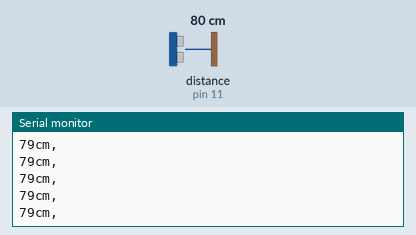
This sketch was run on a simulated Arduino Uno, built with avr-gcc and run on an emulated ATmega328P. Parts: the last lines printed to the serial monitor. Wiring (inferred from the names in the program): ultrasonic range finder: trigger pin 10; echo pin 11. Inputs (shaded band) come from the test bench; at power-on: distance to the obstacle (sensor on pin 11) 80 cm. The echo pulse lasts 58.3 µs per cm.

Above: at 1.2 s.
1.3 s: distance to the obstacle (sensor on pin 11) set to 2 cm
At 1.81 s:
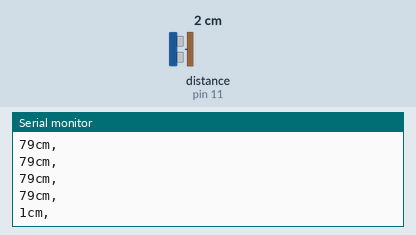
2.8 s: distance to the obstacle (sensor on pin 11) set to 4 cm
At 2.82 s:
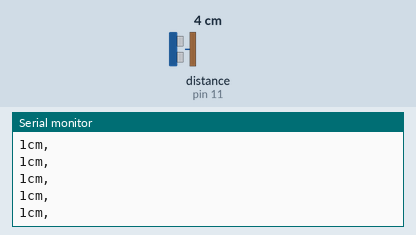
Timing chart, 0 to 5.8 s (numbered marks = the images above; inputs shaded):
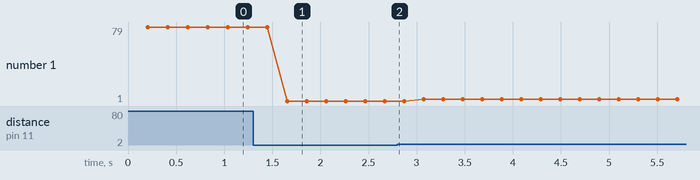

Measured:
- after the input at 1.3 s, the serial monitor: prints a new line after 0.35 s (image 1)
- plotted number 1: 79 → 1 after the input at 1.3 s, 1 → 3 after the input at 2.8 s

The sketch:

Ultrasonic_Sensor_Distance_Measurement.ino
```cpp
// Ping Sensor / Ultrasonic Sensor Test
#define trigPin 10
#define echoPin 11

long distance,duration,distance2,duration2;
void setup() {
  // intializing the serial monitor
  Serial.begin (9600);
  pinMode(trigPin, OUTPUT);
  pinMode(echoPin, INPUT);
}

void loop() {
  distance = check_distance();
  // finding out the distance and printing it out to the serial monitor.
    Serial.print(distance);
    Serial.print("cm, ");
    Serial.println();
    delay(2);
}

long check_distance()
{
  // Giving short pulses to the sensor to read the values and determine the distance of the object
  long duration, distance;
  digitalWrite(trigPin, LOW);
  delayMicroseconds(2);
  digitalWrite(trigPin, HIGH);
  delayMicroseconds(10);
  digitalWrite(trigPin, LOW);
  duration = pulseIn(echoPin, HIGH);
  // calculating the distance
  distance = (duration/2) / 29.1;
  delay(200);
  return distance;
}
```
